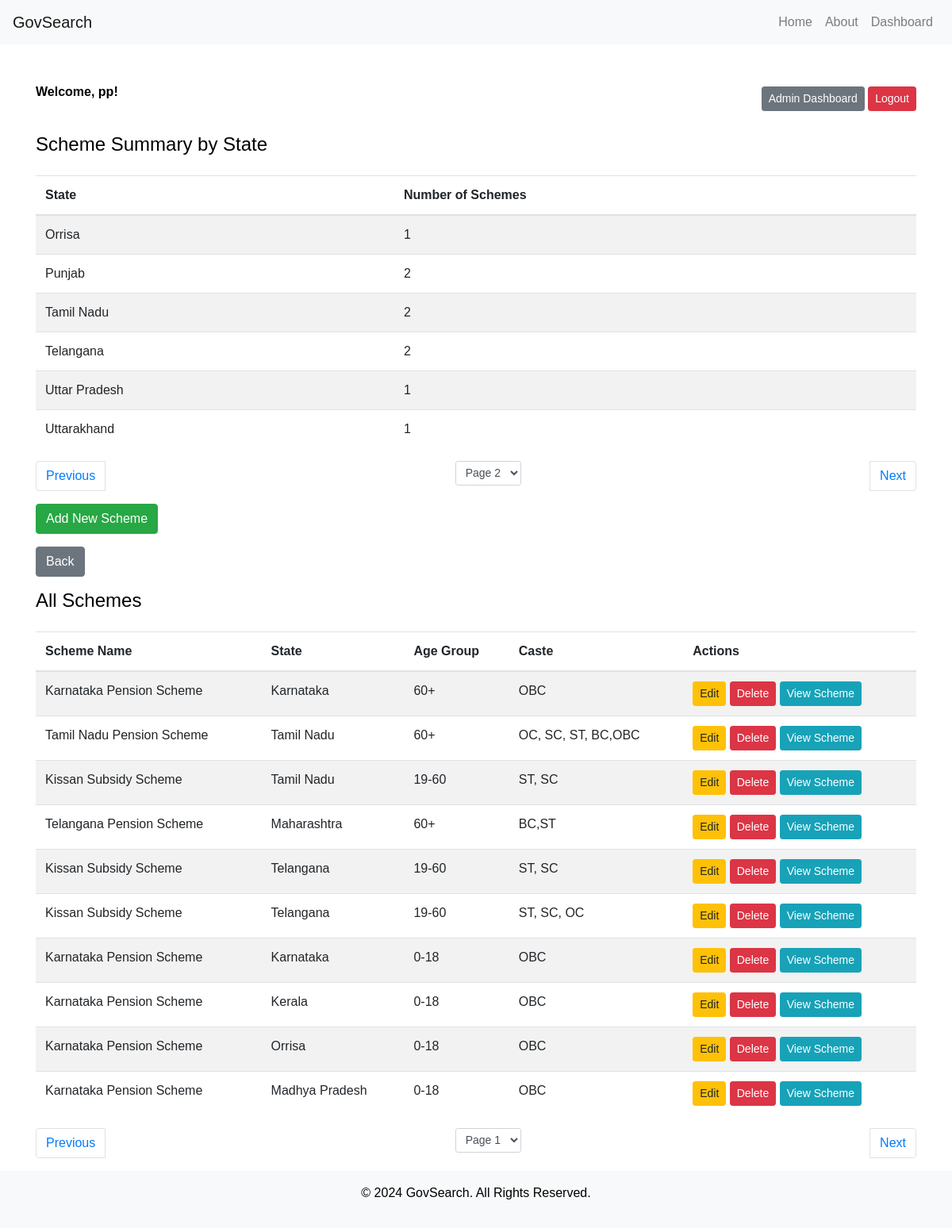
The page /admin_dashboard.php?page=2 (signed in) on the database its author committed.
### tables this page shows
CREATE TABLE `schemes` (
  `id` int(11) NOT NULL,
  `scheme_name` varchar(255) NOT NULL,
  `state` varchar(100) NOT NULL,
  `age_group` varchar(50) DEFAULT NULL,
  `caste` varchar(50) DEFAULT NULL,
  `state_logo` varchar(255) DEFAULT NULL,
  `scheme_link` varchar(255) DEFAULT NULL
);

### admin_dashboard.php (the view, shortened to what this page needs)
<?php
include('db_connection.php');
$items_per_page = 10;
$page = isset($_GET['page']) ? (int)$_GET['page'] : 1;
$offset = ($page - 1) * $items_per_page;
$summary_sql = "SELECT state, COUNT(*) AS scheme_count FROM schemes GROUP BY state LIMIT $offset, $items_per_page";
$summary_result = $conn->query($summary_sql);
$total_states_sql = "SELECT COUNT(DISTINCT state) AS total_states FROM schemes";
$total_states_result = $conn->query($total_states_sql);
$total_states = $total_states_result->fetch_assoc()['total_states'];
$total_pages = ceil($total_states / $items_per_page);
$page_schemes = isset($_GET['page_schemes']) ? (int)$_GET['page_schemes'] : 1;
$offset_schemes = ($page_schemes - 1) * $items_per_page;
$total_schemes_sql = "SELECT COUNT(*) AS total_schemes FROM schemes";
$total_schemes_result = $conn->query($total_schemes_sql);
$total_schemes = $total_schemes_result->fetch_assoc()['total_schemes'];
$total_schemes_pages = ceil($total_schemes / $items_per_page);
$sql_schemes = "SELECT * FROM schemes LIMIT $offset_schemes, $items_per_page";
$result_schemes = $conn->query($sql_schemes);
$logged_in_user = $_SESSION['admin'];
include('header.php');
?>
<div class="container mt-5">
    <div class="row mb-4">
        <div class="col-12 d-flex justify-content-between align-items-center">
            <div>
                <p><strong>Welcome, <?php echo htmlspecialchars($logged_in_user); ?>!</strong></p>
            </div>
            <div>
                <a href="admin_dashboard.php" class="btn btn-secondary btn-sm">Admin Dashboard</a>
                <a href="logout.php" class="btn btn-danger btn-sm">Logout</a>
            </div>
        </div>
    </div>
    <h4 class="mb-4">Scheme Summary by State</h4>
    <div class="table-responsive">
        <table class="table table-striped">
            <thead>
                <tr>
                    <th>State</th>
                    <th>Number of Schemes</th>
                </tr>
            </thead>
            <tbody>
                <?php while ($row = $summary_result->fetch_assoc()) { ?>
                    <tr>
                        <td><?php echo htmlspecialchars($row['state']); ?></td>
                        <td><?php echo htmlspecialchars($row['scheme_count']); ?></td>
                    </tr>
                <?php } ?>
            </tbody>
        </table>
    </div>
    <nav>
        <ul class="pagination justify-content-between">
            <li class="page-item">
                <?php if ($page > 1): ?>
                    <a class="page-link" href="?page=<?php echo $page - 1; ?>">Previous</a>
                <?php else: ?>
                    <span class="page-link disabled">Previous</span>
                <?php endif; ?>
            </li>
            <li class="page-item">
                <form method="get" action="" class="d-inline">
                    <select class="form-control form-control-sm" name="page" onchange="this.form.submit()">
                        <?php for ($i = 1; $i <= $total_pages; $i++): ?>
                            <option value="<?php echo $i; ?>" <?php if ($i == $page) echo 'selected'; ?>>Page <?php echo $i; ?></option>
                        <?php endfor; ?>
                    </select>
                </form>
            </li>
            <li class="page-item">
                <?php if ($page < $total_pages): ?>
                    <a class="page-link" href="?page=<?php echo $page + 1; ?>">Next</a>
                <?php else: ?>
                    <span class="page-link disabled">Next</span>
                <?php endif; ?>
            </li>
        </ul>
    </nav>
    <div class="mb-3">
        <a href="add_scheme.php" class="btn btn-success">Add New Scheme</a>
    </div>
    <div class="mb-3">
        <a href="admin_dashboard.php" class="btn btn-secondary">Back</a>
    </div>
    <h4 class="mb-4">All Schemes</h4>
    <div class="table-responsive">
        <table class="table table-striped">
            <thead>
                <tr>
                    <th>Scheme Name</th>
                    <th>State</th>
                    <th>Age Group</th>
                    <th>Caste</th>
                    <th>Actions</th>
                </tr>
            </thead>
            <tbody>
                <?php while ($row = $result_schemes->fetch_assoc()) { ?>
                    <tr>
                        <td><?php echo htmlspecialchars($row['scheme_name']); ?></td>
                        <td><?php echo htmlspecialchars($row['state']); ?></td>
                        <td><?php echo htmlspecialchars($row['age_group']); ?></td>
                        <td><?php echo htmlspecialchars($row['caste']); ?></td>
                        <td>
                            <a href="edit_scheme.php?id=<?php echo $row['id']; ?>" class="btn btn-warning btn-sm">Edit</a>
                            <a href="delete_scheme.php?id=<?php echo $row['id']; ?>" class="btn btn-danger btn-sm" onclick="return confirmDelete();">Delete</a>
                            <a href="<?php echo htmlspecialchars($row['scheme_link']); ?>" target="_blank" class="btn btn-info btn-sm">View Scheme</a>
                        </td>
                    </tr>
                <?php } ?>
            </tbody>
        </table>
    </div>
    <nav>
        <ul class="pagination justify-content-between">
            <li class="page-item">
                <?php if ($page_schemes > 1): ?>
                    <a class="page-link" href="?page_schemes=<?php echo $page_schemes - 1; ?>">Previous</a>
                <?php else: ?>
                    <span class="page-link disabled">Previous</span>
                <?php endif; ?>
            </li>
            <li class="page-item">
                <form method="get" action="" class="d-inline">
                    <select class="form-control form-control-sm" name="page_schemes" onchange="this.form.submit()">
                        <?php for ($i = 1; $i <= $total_schemes_pages; $i++): ?>
                            <option value="<?php echo $i; ?>" <?php if ($i == $page_schemes) echo 'selected'; ?>>Page <?php echo $i; ?></option>
                        <?php endfor; ?>
                    </select>
                </form>
            </li>
            <li class="page-item">
                <?php if ($page_schemes < $total_schemes_pages): ?>
                    <a class="page-link" href="?page_schemes=<?php echo $page_schemes + 1; ?>">Next</a>
                <?php else: ?>
                    <span class="page-link disabled">Next</span>
                <?php endif; ?>
            </li>
        </ul>
    </nav>
</div>
<?php include('footer.php'); ?>

### header.php (style rules this page uses)
body { background-color: #ffffff; color: #000000; font-family: Arial, sans-serif; }

### rows shown on the page
schemes: scheme_name "Karnataka Pension Scheme", state "Karnataka", age_group "60+", caste "OBC"
schemes: scheme_name "Tamil Nadu Pension Scheme", state "Tamil Nadu", age_group "60+", caste "OC, SC, ST, BC,OBC"
schemes: scheme_name "Kissan Subsidy Scheme", state "Tamil Nadu", age_group "19-60", caste "ST, SC"
schemes: scheme_name "Telangana Pension Scheme", state "Maharashtra", age_group "60+", caste "BC,ST"
schemes: scheme_name "Kissan Subsidy Scheme", state "Telangana", age_group "19-60", caste "ST, SC"
schemes: scheme_name "Kissan Subsidy Scheme", state "Telangana", age_group "19-60", caste "ST, SC, OC"
schemes: scheme_name "Karnataka Pension Scheme", state "Karnataka", age_group "0-18", caste "OBC"
schemes: scheme_name "Karnataka Pension Scheme", state "Kerala", age_group "0-18", caste "OBC"
schemes: scheme_name "Karnataka Pension Scheme", state "Orrisa", age_group "0-18", caste "OBC"
schemes: scheme_name "Karnataka Pension Scheme", state "Madhya Pradesh", age_group "0-18", caste "OBC"

### other values the page prints
$logged_in_user "pp"
$row['state'] "Orrisa"
$row['scheme_count'] "1"
$row['state'] "Punjab"
$row['scheme_count'] "2"
$row['state'] "Tamil Nadu"
$row['state'] "Telangana"
$row['state'] "Uttar Pradesh"
$row['state'] "Uttarakhand"
